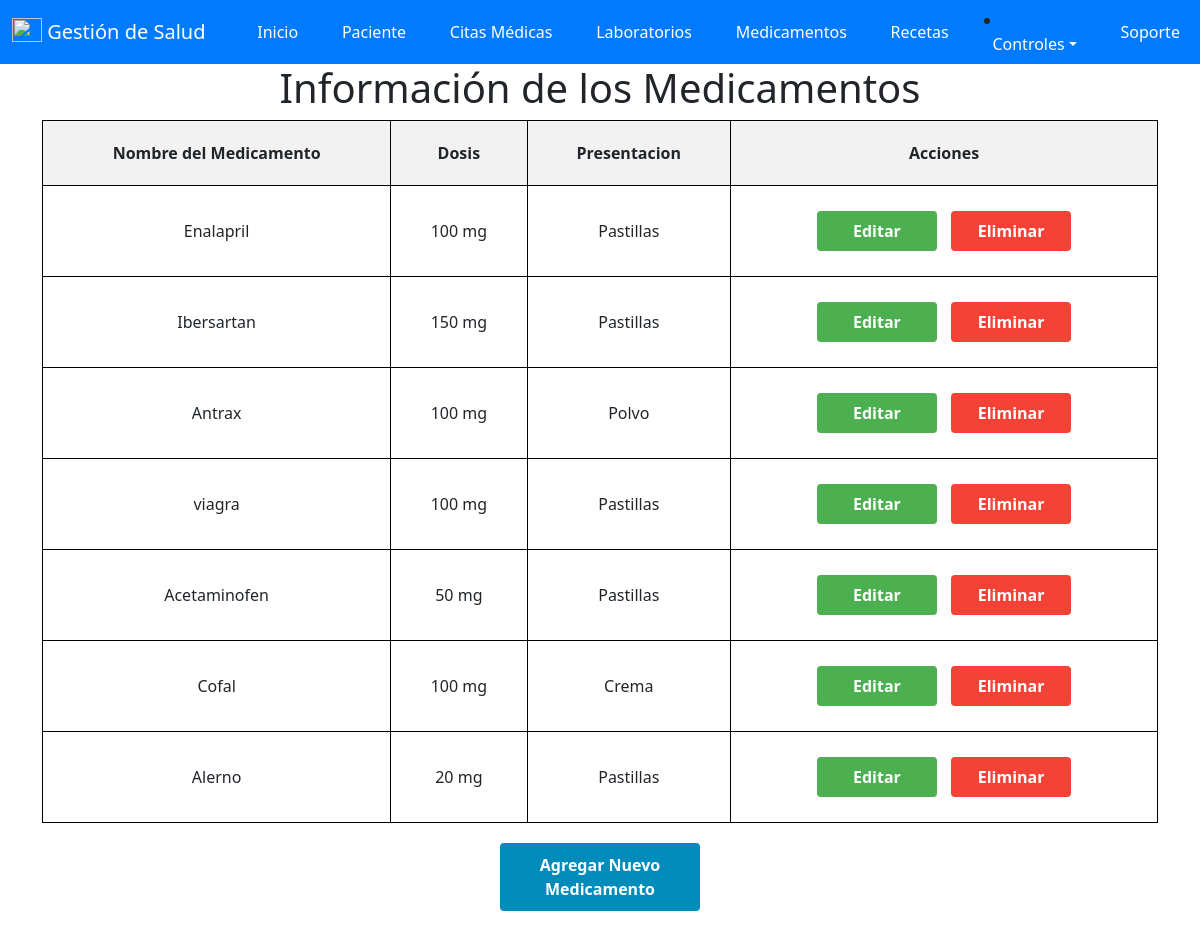
/medicamentos/ (signed in), run on the app's committed database.
### salud/models.py (models this page shows, shortened)
class medicamento(models.Model):
    id_Medicamento = models.AutoField(primary_key=True, verbose_name='ID_Medicamento')
    nombre_Medicamento = models.CharField(max_length=50, verbose_name='Nombre')
    dosis = models.CharField(max_length=50, verbose_name='Dosis')
    presentacion = models.CharField(max_length=50, verbose_name='Presentacion')
    id_usuario = models.ForeignKey(User, on_delete=models.CASCADE)

### salud/views.py (the view)
# urls.py: path('medicamentos/', views.medicamentos, name='medicamentos'),
@login_required(login_url='/accounts/login/')
def medicamentos(request):
    medicamentos = medicamento.objects.filter(id_usuario=request.user)
    context = {
        'medicamentos': medicamentos
    }
    return render(request, 'Programar/medicamentos.html', context)

### salud/templates/Programar/medicamentos.html (shortened to what this page needs)
{% extends "base.html" %}
{% block contenido %}
<!DOCTYPE html>
<html>
<head>
</head>
<body>
    <h1>Información de los Medicamentos</h1>
    <form method="post" action="{% url 'medicamentos' %}">
        <table>
            <thead>
                <tr>
                    <th>Nombre del Medicamento</th>
                    <th>Dosis</th>
                    <th>Presentacion</th>
                    <th>Acciones</th>
                </tr>
            </thead>
            <tbody>
                {% for medicamento in medicamentos %}
                <tr>
                    <td>{{medicamento.nombre_Medicamento}}</td>
                    <td>{{medicamento.dosis}}</td>
                    <td>{{medicamento.presentacion }}</td>
                    <td>
                        <a href= "{% url 'editar_medicamentos' medicamento.id_Medicamento %}"class="button edit-button">Editar</a>
                        <a href="{% url 'eliminar_medicamentos' medicamento.id_Medicamento %}" class="button delete-button" onclick="return confirm('¿Estás seguro de que deseas eliminar este Medicamento?');">Eliminar</a>
                    </td>
                </tr>
                {% empty %}
                <tr>
                    <td colspan="6">No hay medicamentos Disponibles</td>
                </tr>
                {% endfor %}
            </tbody>
        </table>
        <a href="{% url 'agregar_medicamentos' %}" class="button add-button">Agregar Nuevo Medicamento</a>
    </form>
</body>
</html>
{% endblock %}

### salud/templates/Programar/medicamentos.html (style rules this page uses)
table { width: 100%; border-collapse: collapse; }
th, td { border: 1px solid black; padding: 20px; text-align: center; }
th { background-color: #f2f2f2; }
tbody tr { border-bottom: 1px solid #ddd; }
.button { padding: 8px 12px; margin: 5px; border: none; border-radius: 4px; color: white; text-decoration: none; font-weight: bold; display: inline-block; width: 120px; text-align: center; box-sizing: border-box; }
.edit-button { background-color: #4CAF50; }
.delete-button { background-color: #f44336; }
.add-button { background-color: #008CBA; display: block; margin: 20px auto; width: 200px; text-align: center; text-decoration: none; color: white; padding: 10px; border-radius: 4px; }
h1 { text-align: center; }

### data on the page
medicamento: nombre_Medicamento "Enalapril", dosis "100 mg", presentacion "Pastillas"
medicamento: nombre_Medicamento "Ibersartan", dosis "150 mg", presentacion "Pastillas"
medicamento: nombre_Medicamento "Antrax", dosis "100 mg", presentacion "Polvo"
medicamento: nombre_Medicamento "viagra", dosis "100 mg", presentacion "Pastillas"
medicamento: nombre_Medicamento "Acetaminofen", dosis "50 mg", presentacion "Pastillas"
medicamento: nombre_Medicamento "Cofal", dosis "100 mg", presentacion "Crema"
medicamento: nombre_Medicamento "Alerno", dosis "20 mg", presentacion "Pastillas"
